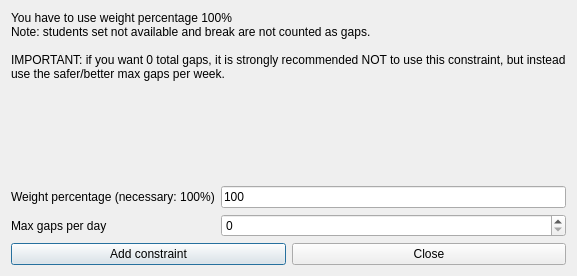
<?xml version="1.0" encoding="UTF-8"?>
<ui version="4.0">
 <class>AddConstraintStudentsMaxGapsPerDayForm_template</class>
 <widget class="QDialog" name="AddConstraintStudentsMaxGapsPerDayForm_template">
  <property name="geometry">
   <rect>
    <x>0</x>
    <y>0</y>
    <width>499</width>
    <height>276</height>
   </rect>
  </property>
  <property name="windowTitle">
   <string extracomment="This is the title of the dialog to add a new constraint of this type">Add students max gaps per day</string>
  </property>
  <layout class="QGridLayout" name="gridLayout">
   <item row="0" column="0" colspan="2">
    <widget class="QLabel" name="weightTextLabel_2">
     <property name="sizePolicy">
      <sizepolicy hsizetype="Minimum" vsizetype="Minimum">
       <horstretch>0</horstretch>
       <verstretch>0</verstretch>
      </sizepolicy>
     </property>
     <property name="frameShape">
      <enum>QFrame::NoFrame</enum>
     </property>
     <property name="frameShadow">
      <enum>QFrame::Plain</enum>
     </property>
     <property name="text">
      <string>You have to use weight percentage 100%
Note: students set not available and break are not counted as gaps.

IMPORTANT: if you want 0 total gaps, it is strongly recommended NOT to use this constraint, but instead use the safer/better max gaps per week.</string>
     </property>
     <property name="wordWrap">
      <bool>true</bool>
     </property>
    </widget>
   </item>
   <item row="1" column="0" colspan="2">
    <spacer name="spacer6">
     <property name="orientation">
      <enum>Qt::Vertical</enum>
     </property>
     <property name="sizeType">
      <enum>QSizePolicy::Expanding</enum>
     </property>
     <property name="sizeHint" stdset="0">
      <size>
       <width>20</width>
       <height>40</height>
      </size>
     </property>
    </spacer>
   </item>
   <item row="2" column="0">
    <widget class="QLabel" name="weightTextLabel">
     <property name="frameShape">
      <enum>QFrame::NoFrame</enum>
     </property>
     <property name="frameShadow">
      <enum>QFrame::Plain</enum>
     </property>
     <property name="text">
      <string>Weight percentage (necessary: 100%)</string>
     </property>
     <property name="wordWrap">
      <bool>false</bool>
     </property>
    </widget>
   </item>
   <item row="2" column="1">
    <widget class="QLineEdit" name="weightLineEdit">
     <property name="text">
      <string>100</string>
     </property>
    </widget>
   </item>
   <item row="3" column="0">
    <widget class="QLabel" name="textLabel1">
     <property name="text">
      <string>Max gaps per day</string>
     </property>
     <property name="wordWrap">
      <bool>false</bool>
     </property>
    </widget>
   </item>
   <item row="3" column="1">
    <widget class="QSpinBox" name="maxGapsSpinBox"/>
   </item>
   <item row="4" column="0" colspan="2">
    <layout class="QHBoxLayout">
     <item>
      <widget class="QPushButton" name="addConstraintPushButton">
       <property name="text">
        <string>Add constraint</string>
       </property>
      </widget>
     </item>
     <item>
      <widget class="QPushButton" name="closePushButton">
       <property name="text">
        <string>Close</string>
       </property>
      </widget>
     </item>
    </layout>
   </item>
  </layout>
 </widget>
 <layoutdefault spacing="6" margin="11"/>
 <tabstops>
  <tabstop>weightLineEdit</tabstop>
  <tabstop>maxGapsSpinBox</tabstop>
  <tabstop>addConstraintPushButton</tabstop>
  <tabstop>closePushButton</tabstop>
 </tabstops>
 <resources/>
 <connections/>
</ui>
